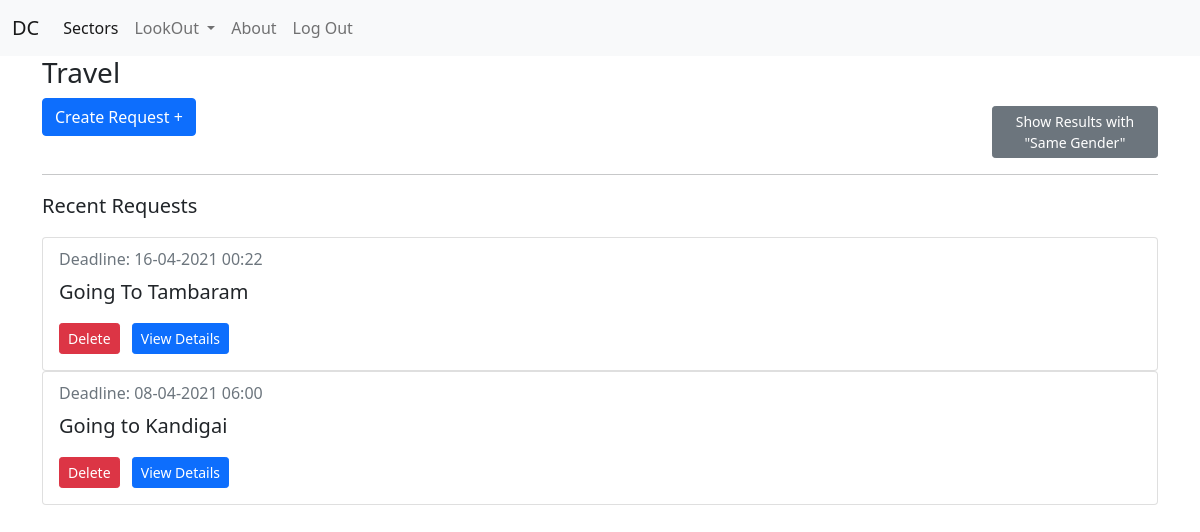
/sector/1/0/ (signed in), run on an earlier commit of the app's database.
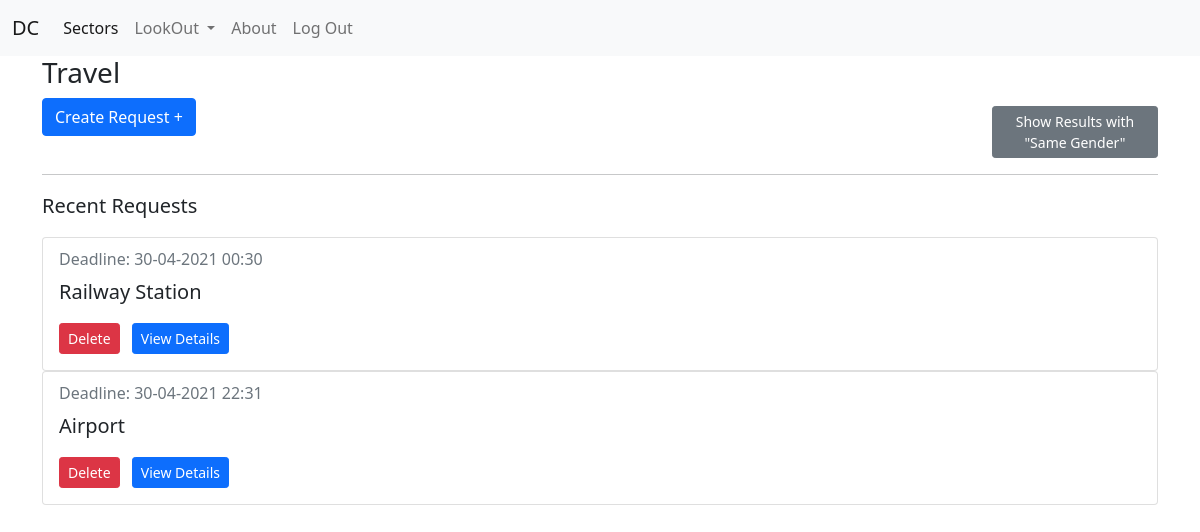
And on a later commit of the database.
### connect/models.py (models this page shows, shortened)
class SectorField(models.Model):
    name = models.CharField(max_length=56,unique=True)
    image = models.URLField()
    genre = models.ManyToManyField(GenreField,related_name='sec')

class Request(models.Model):
    requester = models.ForeignKey(User,on_delete=models.CASCADE,blank=True,related_name='req')
    sector = models.ForeignKey(SectorField,on_delete=models.CASCADE,related_name='reqsec')
    genre = models.CharField(max_length=56,null=True,blank=True)
    subject = models.CharField(max_length=128)
    content = models.TextField()
    match_with_same_gender = models.BooleanField(default=False)
    deadline = models.DateTimeField()
    is_first_year_req = models.BooleanField(default=False)
    created_at = models.DateTimeField(auto_now_add=True)
    deleted = models.BooleanField(default=False)
    pending = models.BooleanField(default=True)
    class Meta:
        ordering = ['-created_at']

### connect/views.py (the view)
# urls.py: path('sector/<int:id>/<int:type_>/',views.DisplayRequest.as_view(),name='display-request'),
class DisplayRequest(LoginRequiredMixin,View):
    def get(self,request,id,type_,*args,**kwargs):
        sector = get_object_or_404(SectorField,pk=id)
        if request.user.info.year == 1:
            requests_ = Request.objects.filter(sector=sector,is_first_year_req = True,deleted=False,pending=True)
        else:
            requests_ = Request.objects.filter(sector=sector,is_first_year_req = False,deleted=False,pending=True)
        final_requests =  []
        for i in requests_:
            if(i.match_with_same_gender):
                if(request.user.info.gender == i.requester.info.gender):
                    final_requests.append(i)
            elif(type_ == 1):
                if(request.user.info.gender == i.requester.info.gender):
                    final_requests.append(i)
            else:
                final_requests.append(i)
        data = {
            'sector':sector,
            'requests':final_requests,
            'type_':type_,
        }
        return render(request,'connect/sector-detail.html',context=data)

### connect/templates/connect/sector-detail.html (shortened to what this page needs)
{% extends 'base.html' %}
{% block content %}
<h3>{{sector.name}}</h3>
<div class="row">
    <div class="col-lg-10 col-sm-12">
        <a class="btn btn-primary" href="{% url 'connect:create-request' sector.id %}">Create Request +</a>
    </div>
    <div class="col-lg-2 col-sm-12 mt-2">
        {% if type_ == 0 %}
            <a class="btn btn-secondary btn-sm" href="{% url 'connect:display-request' sector.id 1 %}">Show Results with "Same Gender"</a>
        {% else %}
            <a class="btn btn-secondary btn-sm" href="{% url 'connect:display-request' sector.id 0 %}">Show Original Results</a>
        {% endif %}
    </div>
</div>
<hr>
<div>
    <p class="lead">Recent Requests</p>
    {% for req in requests %}
        <div class="card">
            <div class="card-body">
                <h6 class="card-subtitle mb-2 text-muted">Deadline: {{req.deadline | date:'d-m-Y H:i'}}</h6>
                <p class="card-text lead">{{req.subject}}</p>
                {% if request.user == req.requester %}
                    <button type="button" class="btn btn-danger btn-sm me-2" data-bs-toggle="modal" data-bs-target="#deleteReqModal">Delete</button>
                {% endif %}
                <a class="btn btn-primary btn-sm" href="{% url 'connect:detail-request' req.id %}">View Details</a>
            </div>
        </div>
    {% empty %}
        <p>No Recent Requests :(</p>
    {% endfor %}
</div>
{% endblock %}

### templates/base.html (shortened to what this page needs)
{% load static %}
<!doctype html>
<html lang="en">
  <head>
    <link href="https://cdn.jsdelivr.net/npm/bootstrap@5.0.0-beta3/dist/css/bootstrap.min.css" rel="stylesheet">
    <link rel="stylesheet" href="{% static 'css/style.css' %}">
  </head>
  <body>
    <nav class="navbar navbar-expand-lg navbar-light bg-light sticky-top">
      <div class="container-fluid">
        <a class="navbar-brand" href="{% url 'connect:index' %}">DC</a>
        <div class="collapse navbar-collapse" id="navbarSupportedContent">
          <ul class="navbar-nav me-auto mb-2 mb-lg-0">
            <li class="nav-item">
              <a class="nav-link active" aria-current="page" href="{% url 'connect:sector-list' %}">Sectors</a>
            </li>
            <li class="nav-item dropdown">
              <a class="nav-link dropdown-toggle" href="#" id="navbarDropdown" role="button" data-bs-toggle="dropdown" aria-expanded="false">
                LookOut
              </a>
            </li>
            <li class="nav-item">
              <a class="nav-link" aria-current="page" href="{% url 'connect:about' %}">About</a>
            </li>
            {% if request.user.is_authenticated %}
            <li class="nav-item">
              <a class="nav-link" href="{% url 'account_logout' %}">Log Out</a>
            </li>
            {% endif %}
          </ul>
        </div>
      </div>
    </nav>
    <div class="container">
      {% block content %} {% endblock %}
    </div>
  </body>
</html>

What changed in the data, as far as the page shows it:
no longer on this page (row edited): Request: deadline "16-04-2021 00:22", subject "Going To Tambaram", shows "Delete"
no longer on this page (row edited): Request: deadline "08-04-2021 06:00", subject "Going to Kandigai", shows "Delete"
added Request: deadline "30-04-2021 00:30", subject "Railway Station", shows "Delete"
added Request: deadline "30-04-2021 22:31", subject "Airport", shows "Delete"
